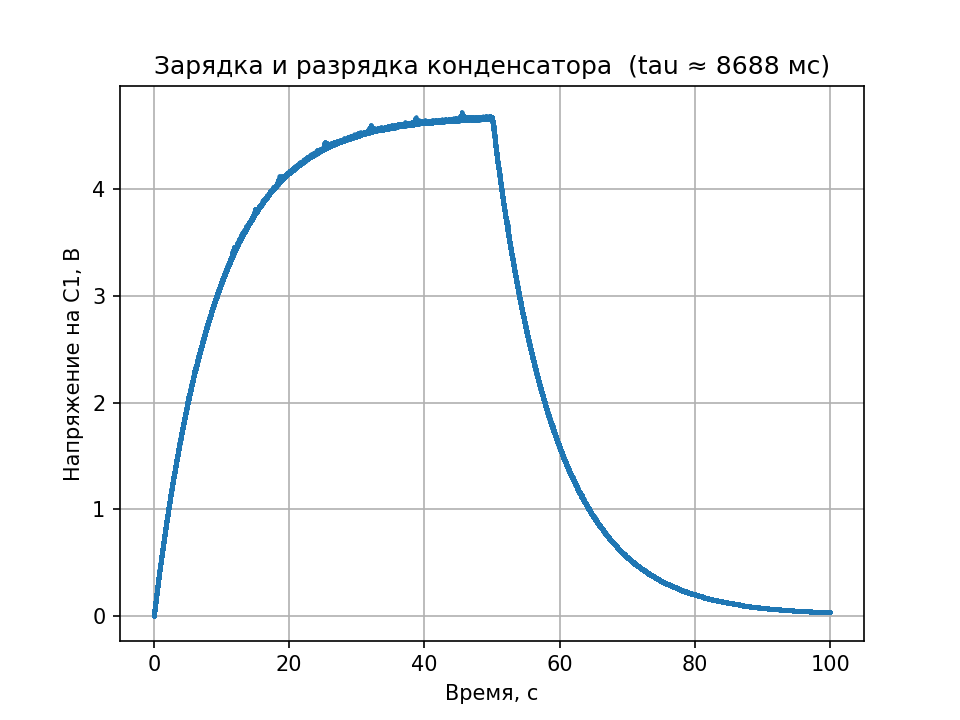

Reproduce this figure in Python.
# График U(t) по файлу rc_data.csv и оценка постоянной времени tau = R*C.
import sys
import numpy as np
import matplotlib.pyplot as plt

FILE_NAME = sys.argv[1] if len(sys.argv) > 1 else "rc_data.csv"
data = np.loadtxt(FILE_NAME, delimiter=",", skiprows=1)
t, u = data[:, 0], data[:, 1]

# tau по первой зарядке: время роста от минимума до 63% от размаха
u_min, u_max = u.min(), u.max()
i0 = np.argmax(u < u_min + 0.05 * (u_max - u_min))
level = u_min + 0.63 * (u_max - u_min)
rise = np.where((np.arange(len(u)) > i0) & (u >= level))[0]
title = "Зарядка и разрядка конденсатора"
if len(rise):
    start = np.where(u[:rise[0]] <= u_min + 0.05 * (u_max - u_min))[0][-1]
    tau = t[rise[0]] - t[start]
    title += f"  (tau ≈ {tau * 1000:.0f} мс)"

plt.plot(t, u, ".-", markersize=2)
plt.title(title)
plt.xlabel("Время, с")
plt.ylabel("Напряжение на C1, В")
plt.grid(True)
plt.savefig("rc_plot.png", dpi=150)
plt.show()
